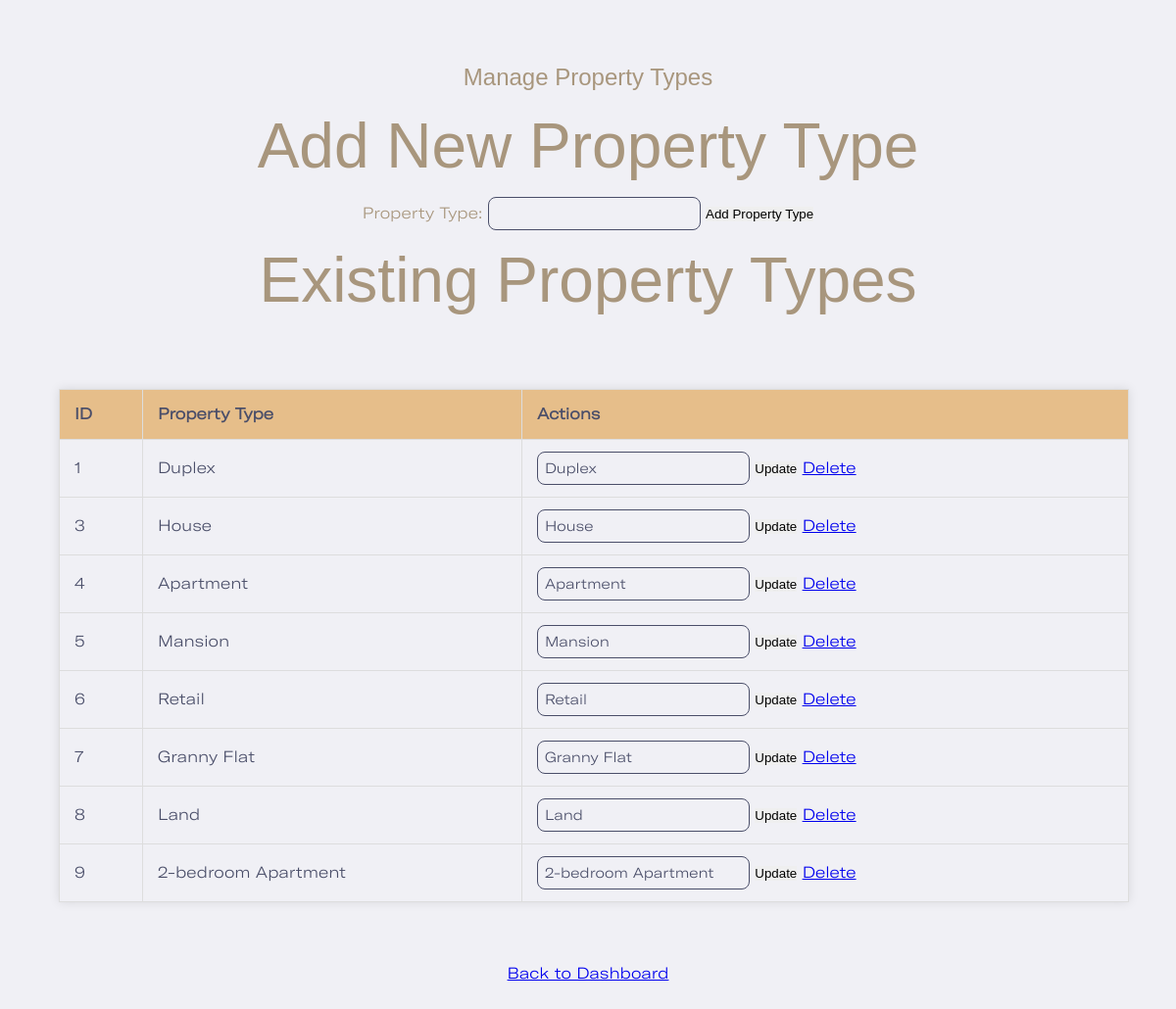
The app's page /admin/property_type.php (signed in) with its own data.
### tables this page shows
CREATE TABLE `propertytypes` (
  `id` int(11) NOT NULL,
  `name` varchar(100) NOT NULL
);

### admin/property_type.php (the view, shortened to what this page needs)
<?php
require '../config.php';
$stmt = $pdo->query("SELECT * FROM PropertyTypes");
$property_types = $stmt->fetchAll(PDO::FETCH_ASSOC);
?>
<!DOCTYPE html>
<html lang="en">
<head>
    <link rel="stylesheet" href="../global.css" />
    <link rel="stylesheet" href="admin.css" />
</head>
<body>
    <section>
    <h1>Manage Property Types</h1>
<h2>Add New Property Type</h2>
<form method="post">
    <label for="property_type">Property Type:</label>
    <input type="text" name="property_type" required>
    <button type="submit">Add Property Type</button>
</form>
<h2>Existing Property Types</h2>
<table border="1" class="property-table">
    <thead>
        <tr>
            <th>ID</th>
            <th>Property Type</th>
            <th>Actions</th>
        </tr>
    </thead>
    <tbody>
        <?php foreach ($property_types as $type): ?>
        <tr>
            <td><?php echo $type['id']; ?></td>
            <td><?php echo htmlspecialchars($type['name']); ?></td>
            <td>
                <form style="display:inline;" method="post">
                    <input type="text" name="property_type" value="<?php echo htmlspecialchars($type['name']); ?>">
                    <button type="submit">Update</button>
                </form>
                <a href="?delete_id=<?php echo $type['id']; ?>" onclick="return confirm('Are you sure you want to delete this property type?');">Delete</a>
            </td>
        </tr>
        <?php endforeach; ?>
    </tbody>
</table>
<a href="admin_dashboard.php">Back to Dashboard</a>
    </section>
</body>
</html>

### global.css (style rules this page uses)
:root { --primary-gold: #E6BE8A; --secondary-gold: #D2B48C; --light-gold: #F7E7CE; --gold-text: #A8967D; --dark-blue: #4A4E69; --lighter-blue: #F0F0F5; --transparent: rgba(0, 0, 0, 0); }
* { margin: 0; padding: 0; box-sizing: border-box; }
body { font-family: 'GT America', sans-serif; background-color: var(--lighter-blue); color: var(--gold-text); line-height: 1.6; }
h1, h2, h3 { font-family: 'Branch Updated', sans-serif; font-weight: 400; }
select, input { font-family: 'GT America', sans-serif; font-size: 0.9rem; padding: 7px; background-color: var(--lighter-blue); color: var(--dark-blue); border: 1px solid var(--dark-blue); border-radius: 0.5rem; }
button { outline: none; border: none; }
section { padding: 3.75rem 0; text-align: center; }
section h2 { font-size: 4rem; }
.property-table { width: 91vw; border-collapse: collapse; background-color: white; box-shadow: 0 0 0.625rem rgba(0, 0, 0, 0.1); margin: 60px; }
.property-table th, .property-table td { padding: 12px 15px; border: 1px solid #ddd; text-align: left; }
.property-table th { background-color: var(--primary-gold); color: var(--dark-blue); text-align: left; }
.property-table td { background-color: var(--lighter-blue); color: var(--dark-blue); }
.property-table tbody tr:nth-child(odd) { background-color: #f9f9f9; }
.property-table tbody tr:nth-child(even) { background-color: var(--lighter-blue); }

### admin/admin.css (style rules this page uses)
:root { --primary-gold: #E6BE8A; --secondary-gold: #D2B48C; --light-gold: #F7E7CE; --gold-text: #A8967D; --dark-blue: #4A4E69; --lighter-blue: #F0F0F5; --transparent: rgba(0, 0, 0, 0); }

### records on screen
propertytypes: id "1", name "Duplex", property_type "Duplex"
propertytypes: id "3", name "House", property_type "House"
propertytypes: id "4", name "Apartment", property_type "Apartment"
propertytypes: id "5", name "Mansion", property_type "Mansion"
propertytypes: id "6", name "Retail", property_type "Retail"
propertytypes: id "7", name "Granny Flat", property_type "Granny Flat"
propertytypes: id "8", name "Land", property_type "Land"
propertytypes: id "9", name "2-bedroom Apartment", property_type "2-bedroom Apartment"
